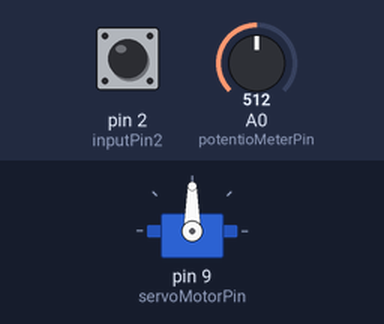
A sketch run on a simulated Arduino Uno, built with avr-gcc and run on an emulated ATmega328P. Parts: servo. Inputs (shaded band) come from the test bench; at power-on: pin 2 (inputPin2) HIGH, A0 (potentioMeterPin) = 512.

Above: at 1.2 s.
1.3 s: pin 2 (inputPin2) pulled LOW for 0.15 s
At 2.3 s:
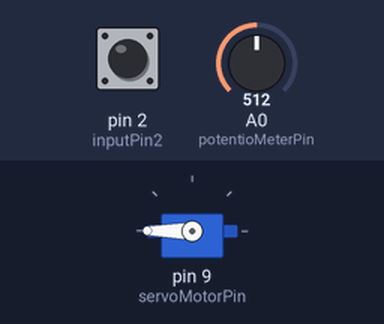
Timing chart, 0 to 4.3 s (numbered marks = the images above; inputs shaded):
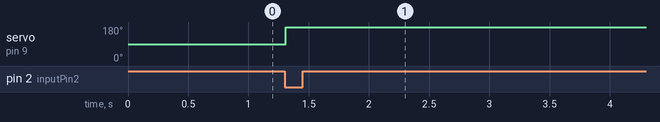

Measured:
- after the input at 1.3 s, servo on pin 9 (servoMotorPin): 90° → 180° at once

The sketch:

AR05_servo_motor.ino
```cpp
/*
 예제 7.2
 서보모터 구동
*/

// 서보모터 라이브러리 불러오기
#include <Servo.h>

// 서보모터 이름 설정
Servo motor1;

// 서보 모터 신호핀 설정
int servoMotorPin = 9;

// 포텐쇼미터 핀 설정
int potentioMeterPin = 0;

// 모터 각도 변수 설정
int motorAngle;
int motorAngleOld;

const int inputPin1 = 1;
const int inputPin2 = 2;

void setup() {

  // 서보모터 설정. 0.6ms 부터 2.4ms 범위로 설정
  motor1.attach(servoMotorPin,600,2400);

  pinMode(inputPin1, INPUT_PULLUP);
  pinMode(inputPin2, INPUT_PULLUP);

  // 시리얼 통신 설정
  Serial.begin(9600);
}

void loop(){
  int swInput1 = digitalRead(inputPin1);
  int swInput2 = digitalRead(inputPin2);

  // 포텐쇼미터 값을 읽어옴
  int potentioMeter = analogRead(potentioMeterPin);

  // 포텐쇼미터 값을 모터 각도로 변환한다

  // 모터에 각도값을 전달한다
  if(swInput1 == LOW){
    motor1.write(0);
    delay(100);
    }
  else if(swInput2 == LOW){
    motor1.write(270);
    delay(100);
  }


  // 이전각도와 현재 각도가 같지 않으면 시리얼 모니터에 각도를 출력한다.
  if(motorAngle != motorAngleOld){
    Serial.print("Servo Motor Angle is: ");
    Serial.println(motorAngle);
  }

  // 현재의 모터 각도를 저장한다.
  motorAngleOld = motorAngle;

  delay(20);

}
```
